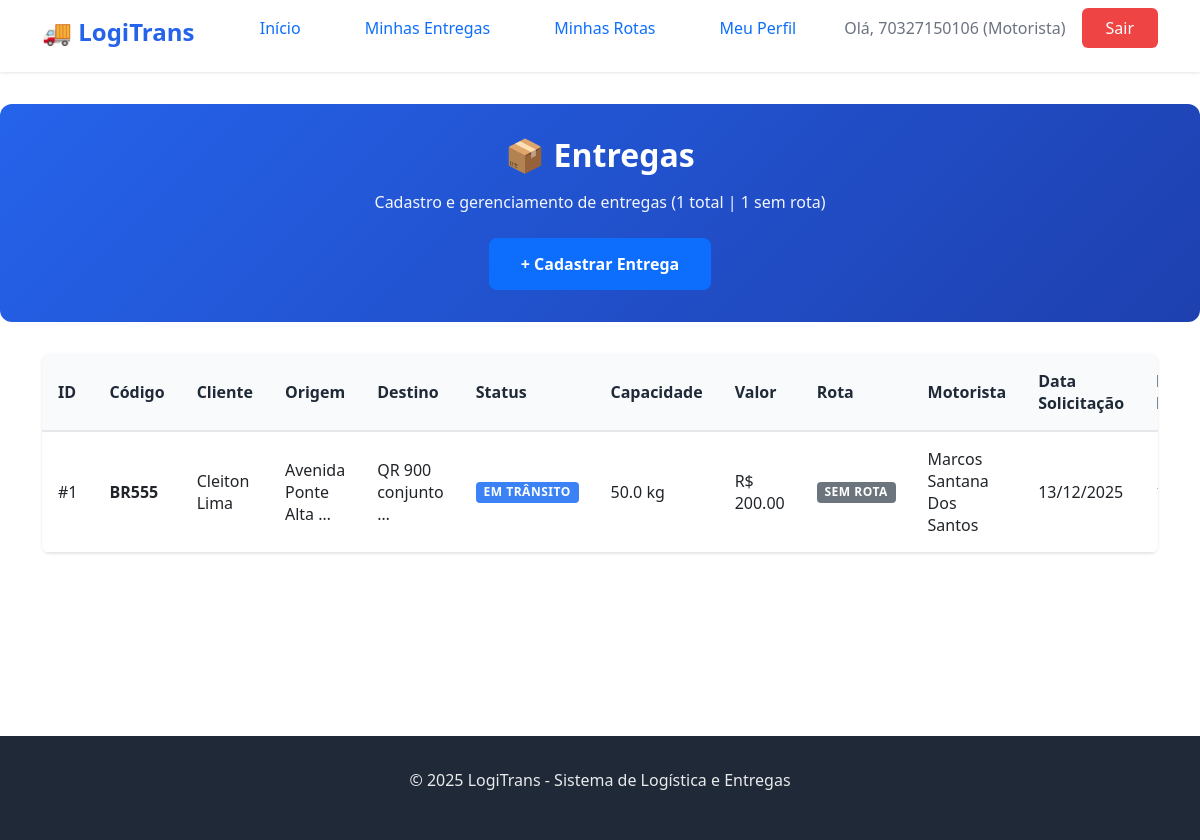
/entregas/ (signed in), run on the app's committed database.
### logistica/models.py (models this page shows, shortened)
class Entrega(models.Model):
    STATUS_ENTREGA = [
        ('pendente', 'Pendente'),
        ('em_transito', 'Em trânsito'),
        ('entregue', 'Entregue'),
        ('cancelada', 'Cancelada'),
        ('remarcada', 'Remarcada'),
    ]
    codigo_rastreio = models.CharField(max_length=20, unique=True)
    cliente = models.ForeignKey(Cliente, on_delete=models.CASCADE, related_name='entregas')
    endereco_origem = models.CharField(max_length=255)
    cep_origem = models.CharField(max_length=9)
    endereco_destino = models.CharField(max_length=255)
    cep_destino = models.CharField(max_length=9)
    status = models.CharField(max_length=20, choices=STATUS_ENTREGA, default='pendente')
    capacidade_necessaria = models.FloatField()
    valor_frete = models.DecimalField(max_digits=10, decimal_places=2)
    data_solicitacao = models.DateField(auto_now_add=True)
    data_entrega_prevista = models.DateField(null=True, blank=True)
    data_entrega_real = models.DateField(null=True, blank=True)
    obs = models.TextField(blank=True, null=True)
    motorista = models.ForeignKey(
        Motorista,
        on_delete=models.SET_NULL,
        null=True,
        blank=True,
        related_name='entregas'
    )
    rota = models.ForeignKey(
        Rota,
        on_delete=models.SET_NULL,
        null=True,
        blank=True,
        related_name='entregas',
        verbose_name='Rota'
    )
    class Meta:
        verbose_name = 'Entrega'
        verbose_name_plural = 'Entregas'
        ordering = ['-data_solicitacao']

class Cliente(models.Model):
    nome = models.CharField(max_length=100)
    email = models.EmailField(unique=True)
    telefone = models.CharField(max_length=100)
    class Meta:
        verbose_name = 'Cliente'
        verbose_name_plural = 'Clientes'
        ordering = ['nome']

class Motorista(models.Model):
    STATUS_MOTORISTA = [
        ('ativo', 'Ativo'),
        ('inativo', 'Inativo'),
        ('em_rota', 'Em Rota'),
        ('disponivel', 'Disponível'),
    ]
    TIPO_CNH = [
        ('A', 'A'),
        ('B', 'B'),
        ('C', 'C'),
        ('D', 'D'),
        ('E', 'E'),
    ]
    user = models.OneToOneField(
        User,
        on_delete=models.CASCADE,
        related_name='motorista_profile',
        null=True,
        blank=True,
        verbose_name='Usuário do Sistema'
    )
    nome = models.CharField(max_length=100)
    cpf = models.CharField(max_length=14, unique=True)
    cnh = models.CharField(max_length=2, choices=TIPO_CNH)
    telefone = models.CharField(max_length=20)
    status = models.CharField(max_length=20, choices=STATUS_MOTORISTA, default='disponivel')
    data_cadastro = models.DateField(auto_now_add=True)  # Mantenha auto_now_add=True
    token_convite = models.CharField(max_length=100, blank=True, null=True)
    token_validade = models.DateTimeField(blank=True, null=True)
    class Meta:
        verbose_name = 'Motorista'
        verbose_name_plural = 'Motoristas'
        ordering = ['nome']

### logistica/views.py (the view)
# urls.py: path('entregas/', views.list_entrega, name='list_entrega'),
@login_required
@user_passes_test(lambda u: is_admin_or_motorista(u))
def list_entrega(request):
    print(f"🔍 DEBUG list_entrega: Usuário {request.user.username}")
    print(f"🔍 DEBUG list_entrega: is_staff: {request.user.is_staff}")
    print(f"🔍 DEBUG list_entrega: is_motorista: {is_motorista(request.user)}")
    print(f"🔍 DEBUG list_entrega: is_admin_or_motorista: {is_admin_or_motorista(request.user)}")
    motorista = get_motorista_from_user(request.user)
    if motorista:
        print(f"✅ Motorista obtido: {motorista.nome}")
    if request.user.is_staff:
        entregas = Entrega.objects.all().select_related('cliente', 'motorista', 'rota').order_by('-data_solicitacao')
        print(f"👑 Admin vendo TODAS as entregas: {entregas.count()}")
    elif motorista:
        entregas = Entrega.objects.filter(motorista=motorista).select_related('cliente', 'motorista', 'rota').order_by(
            '-data_solicitacao')
        print(f"🚚 Motorista {motorista.nome} vendo SUAS entregas: {entregas.count()}")
    else:
        print(f"❌ ERRO: Usuário não é admin nem motorista, mas passou no decorator!")
        messages.error(request, 'Acesso negado. Você precisa ser motorista ou administrador.')
        return redirect('home')
    context = {
        'entregas': entregas,
        'total': entregas.count(),
        'sem_rota': entregas.filter(rota__isnull=True).count(),
        'motorista_atual': motorista,
    }
    return render(request, 'log/list_entrega.html', context)

### logistica/context_processors.py (called while the page is built)
def user_permissions(request):
    context = {}
    if request.user.is_authenticated:
        context['is_admin'] = request.user.is_staff
        context['is_motorista'] = is_motorista(request.user)
        motorista = get_motorista_from_user(request.user)
        if motorista:
            context['user_motorista'] = motorista
            context['motorista_nome'] = motorista.nome
            context['motorista_id'] = motorista.id
        if request.user.is_staff:
            context['user_profile'] = 'admin'
        elif motorista:
            context['user_profile'] = 'motorista'
        else:
            context['user_profile'] = 'cliente'
    return context

### logistica/permissions.py (called while the page is built, shortened)
def is_admin(user):
    return user.is_authenticated and user.is_staff

def is_motorista(user):
    if not user.is_authenticated:
        return False
    if hasattr(user, 'motorista_profile') and user.motorista_profile is not None:
        return True

def is_admin_or_motorista(user):
    if not user.is_authenticated:
        return False
    return is_admin(user) or is_motorista(user)

def get_motorista_from_user(user):
    if not user.is_authenticated:
        return None
    if hasattr(user, 'motorista_profile') and user.motorista_profile:
        return user.motorista_profile

### logistica/templates/log/list_entrega.html (shortened to what this page needs)
{% extends 'log/base.html' %}
{% block content %}
<section class="hero hero-small">
    <div class="container">
        <div class="hero-content">
            <h1>📦 Entregas</h1>
            <p>Cadastro e gerenciamento de entregas ({{ total|default:0 }} total | {{ sem_rota|default:0 }} sem rota)</p>
            <a href="{% url 'criar_entrega' %}" class="btn-primary">+ Cadastrar Entrega</a>
        </div>
    </div>
</section>
<section class="page-section">
    <div class="container">
        <div class="table-container">
            <table class="data-table">
                <thead>
                    <tr>
                        <th>ID</th>
                        <th>Código</th>
                        <th>Cliente</th>
                        <th>Origem</th>
                        <th>Destino</th>
                        <th>Status</th>
                        <th>Capacidade</th>
                        <th>Valor</th>
                        <th>Rota</th>
                        <th>Motorista</th>
                        <th>Data Solicitação</th>
                        <th>Data Prevista</th>
                    </tr>
                </thead>
                <tbody>
                    {% for entrega in entregas %}
                    <tr>
                        <td>#{{ entrega.id }}</td>
                        <td><strong>{{ entrega.codigo_rastreio }}</strong></td>
                        <td>{{ entrega.cliente.nome }}</td>
                        <td>{{ entrega.endereco_origem|truncatewords:3 }}</td>
                        <td>{{ entrega.endereco_destino|truncatewords:3 }}</td>
                        <td>
                            {% if entrega.status == 'pendente' %}
                                <span class="badge badge-warning">Pendente</span>
                            {% elif entrega.status == 'em_transito' %}
                                <span class="badge badge-info">Em Trânsito</span>
                            {% elif entrega.status == 'entregue' %}
                                <span class="badge badge-success">Entregue</span>
                            {% elif entrega.status == 'cancelada' %}
                                <span class="badge badge-danger">Cancelada</span>
                            {% else %}
                                <span class="badge">{{ entrega.get_status_display }}</span>
                            {% endif %}
                        </td>
                        <td>{{ entrega.capacidade_necessaria }} kg</td>
                        <td>R$ {{ entrega.valor_frete }}</td>
                        <td>
                            {% if entrega.rota %}
                                <a href="{% url 'lista_entregas' entrega.rota.id %}" class="badge badge-primary">
                                    {{ entrega.rota.nome }}
                                </a>
                            {% else %}
                                <span class="badge badge-secondary">Sem rota</span>
                            {% endif %}
                        </td>
                        <td>{{ entrega.motorista.nome|default:"-" }}</td>
                        <td>{{ entrega.data_solicitacao|date:"d/m/Y" }}</td>
                        <td>{{ entrega.data_entrega_prevista|date:"d/m/Y"|default:"-" }}</td>
                    </tr>
                    {% endfor %}
                </tbody>
            </table>
        </div>
    </div>
</section>
{% endblock %}

### logistica/templates/log/base.html (shortened to what this page needs)
{% load static %}
<html lang="pt-BR">
<head>
    <link rel="stylesheet" href="{% static 'log/style.css' %}">
    <link href="https://cdn.jsdelivr.net/npm/bootstrap@5.0.0-beta2/dist/css/bootstrap.min.css" rel="stylesheet">
</head>
<body>
    <nav class="navbar">
        <div class="container">
            <div class="nav-brand">
                <h1>🚚 LogiTrans</h1>
            </div>
            <ul class="nav-menu">
                <li><a href="{% url 'home' %}" class="nav-link">Início</a></li>
                {% if user.is_authenticated %}
                    {% if user.is_staff %}
                        <li><a href="{% url 'list_entrega' %}" class="nav-link">Entregas</a></li>
                        <li><a href="{% url 'list_rota' %}" class="nav-link">Rotas</a></li>
                        <li><a href="{% url 'list_motorista' %}" class="nav-link">Motoristas</a></li>
                        <li><a href="{% url 'list_veiculo' %}" class="nav-link">Veículos</a></li>
                        <li><a href="{% url 'list_cliente' %}" class="nav-link">Clientes</a></li>
                    {% elif user.perfil.tipo_usuario == 'motorista' or user_motorista %}
                        <li><a href="{% url 'list_entrega' %}" class="nav-link">Minhas Entregas</a></li>
                        <li><a href="{% url 'list_rota' %}" class="nav-link">Minhas Rotas</a></li>
                        {% if user_motorista %}
            <li><a href="{% url 'atualizar_motorista' user_motorista.id %}" class="nav-link">Meu Perfil</a></li>
                        {% endif %}
                    {% else %}
                        <li><a href="{% url 'buscar_entrega' %}" class="nav-link">Rastrear Entrega</a></li>
                    {% endif %}
                    <li class="user-info">
                        <span>Olá, {{ user.username }}
                            {% if user.is_staff %}(Admin) {% elif user.perfil.tipo_usuario == 'motorista' %}
                                (Motorista)
                            {% endif %}
                        </span>
                        <a href="{% url 'logout' %}" class="btn-logout">Sair</a>
            {% else %}
                <li><a href="{% url 'login' %}" class="btn-login">Entrar</a></li>
            {% endif %}
            </ul>
        </div>
    </nav>
    <main class="main-content">
        {% block content %}
        {% endblock %}
    </main>
    <footer class="footer">
        <div class="container">
            <p>&copy; 2025 LogiTrans - Sistema de Logística e Entregas</p>
        </div>
    </footer>
</body>
</html>

### logistica/static/log/style.css (style rules this page uses)
* { margin: 0; padding: 0; box-sizing: border-box; }
:root { --primary-color: #2563eb; --primary-dark: #1e40af; --secondary-color: #10b981; --danger-color: #ef4444; --warning-color: #f59e0b; --text-primary: #1f2937; --text-secondary: #6b7280; --bg-light: #f9fafb; --bg-white: #ffffff; --border-color: #e5e7eb; --shadow: 0 1px 3px rgba(0, 0, 0, 0.1); --shadow-lg: 0 10px 15px -3px rgba(0, 0, 0, 0.1); }
body { font-family: 'Segoe UI', Tahoma, Geneva, Verdana, sans-serif; color: var(--text-primary); background-color: var(--bg-light); line-height: 1.6; }
.container { max-width: 1200px; margin: 0 auto; padding: 0 20px; }
.navbar { background-color: var(--bg-white); box-shadow: var(--shadow); position: sticky; top: 0; z-index: 1000; padding: 1rem 0; }
.navbar .container { display: flex; justify-content: space-between; align-items: center; }
.nav-brand h1 { font-size: 1.5rem; color: var(--primary-color); font-weight: 700; }
.nav-menu { display: flex; list-style: none; gap: 2rem; align-items: center; }
.nav-link { color: var(--text-primary); text-decoration: none; font-weight: 500; transition: color 0.3s; }
.user-info { display: flex; align-items: center; gap: 1rem; }
.user-info span { color: var(--text-secondary); }
.btn-login, .btn-logout { background-color: var(--primary-color); color: white; padding: 0.5rem 1.5rem; border-radius: 6px; text-decoration: none; font-weight: 500; transition: background-color 0.3s; }
.btn-logout { background-color: var(--danger-color); }
.main-content { min-height: calc(100vh - 200px); padding: 2rem 0; }
.hero { background: linear-gradient(135deg, var(--primary-color) 0%, var(--primary-dark) 100%); color: white; padding: 4rem 0; text-align: center; border-radius: 12px; margin: 2rem 0; }
.hero-content h1 { font-size: 3rem; margin-bottom: 1rem; font-weight: 700; }
.hero-content p { font-size: 1.25rem; margin-bottom: 2rem; opacity: 0.95; }
.btn-primary { background-color: white; color: var(--primary-color); padding: 0.875rem 2rem; border-radius: 8px; text-decoration: none; font-weight: 600; display: inline-block; transition: transform 0.3s, box-shadow 0.3s; border: none; cursor: pointer; font-size: 1rem; }
.hero-small { padding: 2rem 0; margin: 0; }
.hero-small .hero-content h1 { font-size: 2rem; }
.hero-small .hero-content p { font-size: 1rem; margin-bottom: 1.5rem; }
.page-section { padding: 2rem 0; }
.table-container { background: var(--bg-white); border-radius: 8px; box-shadow: var(--shadow); overflow-x: auto; }
.data-table { width: 100%; border-collapse: collapse; }
.data-table thead { background-color: var(--bg-light); }
.data-table th { padding: 1rem; text-align: left; font-weight: 600; color: var(--text-primary); border-bottom: 2px solid var(--border-color); }
.data-table td { padding: 1rem; border-bottom: 1px solid var(--border-color); }
.badge { padding: 0.25rem 0.75rem; border-radius: 12px; font-size: 0.875rem; font-weight: 500; }
.footer { background-color: var(--text-primary); color: white; text-align: center; padding: 2rem 0; margin-top: 4rem; }
.footer p { opacity: 0.9; }
.badge { display: inline-block; padding: 0.25rem 0.75rem; border-radius: 0.5rem; font-size: 0.75rem; font-weight: 600; text-transform: uppercase; letter-spacing: 0.5px; }
.badge-secondary { background-color: #6c757d; color: white; }
.badge-info { background-color: #3b82f6; color: white; }
.data-table tbody tr { transition: background-color 0.2s; }

### data on the page
Entrega: id "1", codigo_rastreio "BR555", cliente.nome "Cleiton Lima", endereco_origem "Avenida Ponte Alta …", endereco_destino "QR 900 conjunto …", status "EM TRÂNSITO", capacidade_necessaria "50.0", valor_frete "200.00", shows "SEM ROTA", motorista.nome "Marcos Santana Dos Santos", data_solicitacao "13/12/2025"

### other printed values
{{ user.username }} "70327150106"
{{ total|default:0 }} "1"
{{ sem_rota|default:0 }} "1"
